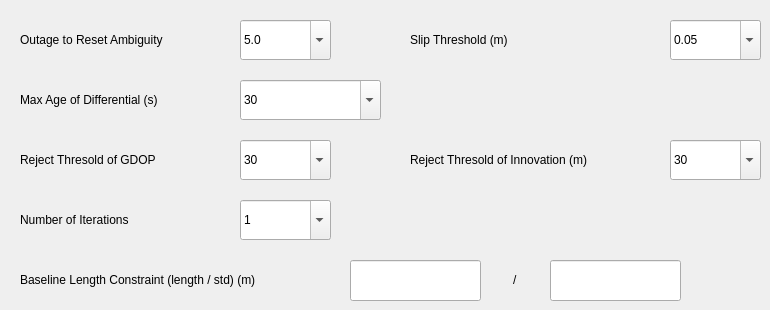
   <widget class="QWidget" name="Setting3Tab">
    <attribute name="title">
     <string>Setting 3</string>
    </attribute>
    <widget class="QLabel" name="label_41">
     <property name="geometry">
      <rect>
       <x>20</x>
       <y>80</y>
       <width>191</width>
       <height>40</height>
      </rect>
     </property>
     <property name="text">
      <string>Max Age of Differential (s)</string>
     </property>
    </widget>
    <widget class="MyComboBox" name="MaxageBox">
     <property name="geometry">
      <rect>
       <x>240</x>
       <y>80</y>
       <width>141</width>
       <height>40</height>
      </rect>
     </property>
     <property name="editable">
      <bool>true</bool>
     </property>
     <property name="currentIndex">
      <number>2</number>
     </property>
     <property name="frame">
      <bool>true</bool>
     </property>
     <item>
      <property name="text">
       <string>10</string>
      </property>
     </item>
     <item>
      <property name="text">
       <string>20</string>
      </property>
     </item>
     <item>
      <property name="text">
       <string>30</string>
      </property>
     </item>
     <item>
      <property name="text">
       <string>40</string>
      </property>
     </item>
     <item>
      <property name="text">
       <string>50</string>
      </property>
     </item>
     <item>
      <property name="text">
       <string>60</string>
      </property>
     </item>
    </widget>
    <widget class="MyComboBox" name="SlipthresBox">
     <property name="geometry">
      <rect>
       <x>670</x>
       <y>20</y>
       <width>91</width>
       <height>40</height>
      </rect>
     </property>
     <property name="editable">
      <bool>true</bool>
     </property>
     <property name="currentIndex">
      <number>5</number>
     </property>
     <property name="frame">
      <bool>true</bool>
     </property>
     <item>
      <property name="text">
       <string>0.01</string>
      </property>
     </item>
     <item>
      <property name="text">
       <string>0.02</string>
      </property>
     </item>
     <item>
      <property name="text">
       <string>0.02</string>
      </property>
     </item>
     <item>
      <property name="text">
       <string>0.03</string>
      </property>
     </item>
     <item>
      <property name="text">
       <string>0.04</string>
      </property>
     </item>
     <item>
      <property name="text">
       <string>0.05</string>
      </property>
     </item>
     <item>
      <property name="text">
       <string>0.06</string>
      </property>
     </item>
     <item>
      <property name="text">
       <string>0.07</string>
      </property>
     </item>
     <item>
      <property name="text">
       <string>0.08</string>
      </property>
     </item>
     <item>
      <property name="text">
       <string>0.09</string>
      </property>
     </item>
     <item>
      <property name="text">
       <string>0.10</string>
      </property>
     </item>
     <item>
      <property name="text">
       <string>0.15</string>
      </property>
     </item>
     <item>
      <property name="text">
       <string>0.20</string>
      </property>
     </item>
    </widget>
    <widget class="MyComboBox" name="AroutcntBox">
     <property name="geometry">
      <rect>
       <x>240</x>
       <y>20</y>
       <width>91</width>
       <height>40</height>
      </rect>
     </property>
     <property name="editable">
      <bool>true</bool>
     </property>
     <property name="currentIndex">
      <number>0</number>
     </property>
     <property name="frame">
      <bool>true</bool>
     </property>
     <item>
      <property name="text">
       <string>5.0</string>
      </property>
     </item>
     <item>
      <property name="text">
       <string>10.0</string>
      </property>
     </item>
     <item>
      <property name="text">
       <string>15.0</string>
      </property>
     </item>
     <item>
      <property name="text">
       <string>20.0</string>
      </property>
     </item>
    </widget>
    <widget class="QLabel" name="label_42">
     <property name="geometry">
      <rect>
       <x>410</x>
       <y>20</y>
       <width>241</width>
       <height>40</height>
      </rect>
     </property>
     <property name="text">
      <string>Slip Threshold (m)</string>
     </property>
    </widget>
    <widget class="QLabel" name="label_43">
     <property name="geometry">
      <rect>
       <x>20</x>
       <y>20</y>
       <width>191</width>
       <height>40</height>
      </rect>
     </property>
     <property name="text">
      <string>Outage to Reset Ambiguity</string>
     </property>
    </widget>
    <widget class="QLabel" name="label_45">
     <property name="geometry">
      <rect>
       <x>20</x>
       <y>140</y>
       <width>201</width>
       <height>40</height>
      </rect>
     </property>
     <property name="text">
      <string>Reject Thresold of GDOP</string>
     </property>
    </widget>
    <widget class="MyComboBox" name="RejionnoBox">
     <property name="geometry">
      <rect>
       <x>670</x>
       <y>140</y>
       <width>91</width>
       <height>40</height>
      </rect>
     </property>
     <property name="editable">
      <bool>true</bool>
     </property>
     <property name="currentIndex">
      <number>2</number>
     </property>
     <property name="frame">
      <bool>true</bool>
     </property>
     <item>
      <property name="text">
       <string>10</string>
      </property>
     </item>
     <item>
      <property name="text">
       <string>20</string>
      </property>
     </item>
     <item>
      <property name="text">
       <string>30</string>
      </property>
     </item>
     <item>
      <property name="text">
       <string>40</string>
      </property>
     </item>
     <item>
      <property name="text">
       <string>50</string>
      </property>
     </item>
    </widget>
    <widget class="QLabel" name="label_46">
     <property name="geometry">
      <rect>
       <x>410</x>
       <y>140</y>
       <width>241</width>
       <height>40</height>
      </rect>
     </property>
     <property name="text">
      <string>Reject Thresold of Innovation (m)</string>
     </property>
    </widget>
    <widget class="MyComboBox" name="RejgdopBox">
     <property name="geometry">
      <rect>
       <x>240</x>
       <y>140</y>
       <width>91</width>
       <height>40</height>
      </rect>
     </property>
     <property name="editable">
      <bool>true</bool>
     </property>
     <property name="currentIndex">
      <number>2</number>
     </property>
     <property name="frame">
      <bool>true</bool>
     </property>
     <item>
      <property name="text">
       <string>10</string>
      </property>
     </item>
     <item>
      <property name="text">
       <string>20</string>
      </property>
     </item>
     <item>
      <property name="text">
       <string>30</string>
      </property>
     </item>
     <item>
      <property name="text">
       <string>40</string>
      </property>
     </item>
     <item>
      <property name="text">
       <string>50</string>
      </property>
     </item>
    </widget>
    <widget class="QLabel" name="label_23">
     <property name="geometry">
      <rect>
       <x>20</x>
       <y>200</y>
       <width>231</width>
       <height>40</height>
      </rect>
     </property>
     <property name="text">
      <string>Number of Iterations</string>
     </property>
    </widget>
    <widget class="MyComboBox" name="NiterBox">
     <property name="geometry">
      <rect>
       <x>240</x>
       <y>200</y>
       <width>91</width>
       <height>40</height>
      </rect>
     </property>
     <property name="editable">
      <bool>true</bool>
     </property>
     <property name="currentIndex">
      <number>0</number>
     </property>
     <property name="frame">
      <bool>true</bool>
     </property>
     <item>
      <property name="text">
       <string>1</string>
      </property>
     </item>
     <item>
      <property name="text">
       <string>2</string>
      </property>
     </item>
     <item>
      <property name="text">
       <string>3</string>
      </property>
     </item>
     <item>
      <property name="text">
       <string>4</string>
      </property>
     </item>
     <item>
      <property name="text">
       <string>5</string>
      </property>
     </item>
    </widget>
    <widget class="QLabel" name="label_47">
     <property name="geometry">
      <rect>
       <x>20</x>
       <y>260</y>
       <width>301</width>
       <height>40</height>
      </rect>
     </property>
     <property name="text">
      <string>Baseline Length Constraint (length / std) (m)</string>
     </property>
    </widget>
    <widget class="MyLineEdit" name="BaselenLine">
     <property name="geometry">
      <rect>
       <x>350</x>
       <y>260</y>
       <width>131</width>
       <height>41</height>
      </rect>
     </property>
     <property name="text">
      <string/>
     </property>
    </widget>
    <widget class="QLabel" name="label_48">
     <property name="geometry">
      <rect>
       <x>513</x>
       <y>260</y>
       <width>16</width>
       <height>40</height>
      </rect>
     </property>
     <property name="text">
      <string>/</string>
     </property>
    </widget>
    <widget class="MyLineEdit" name="BasesigLine">
     <property name="geometry">
      <rect>
       <x>550</x>
       <y>260</y>
       <width>131</width>
       <height>41</height>
      </rect>
     </property>
     <property name="text">
      <string/>
     </property>
    </widget>
   </widget>
